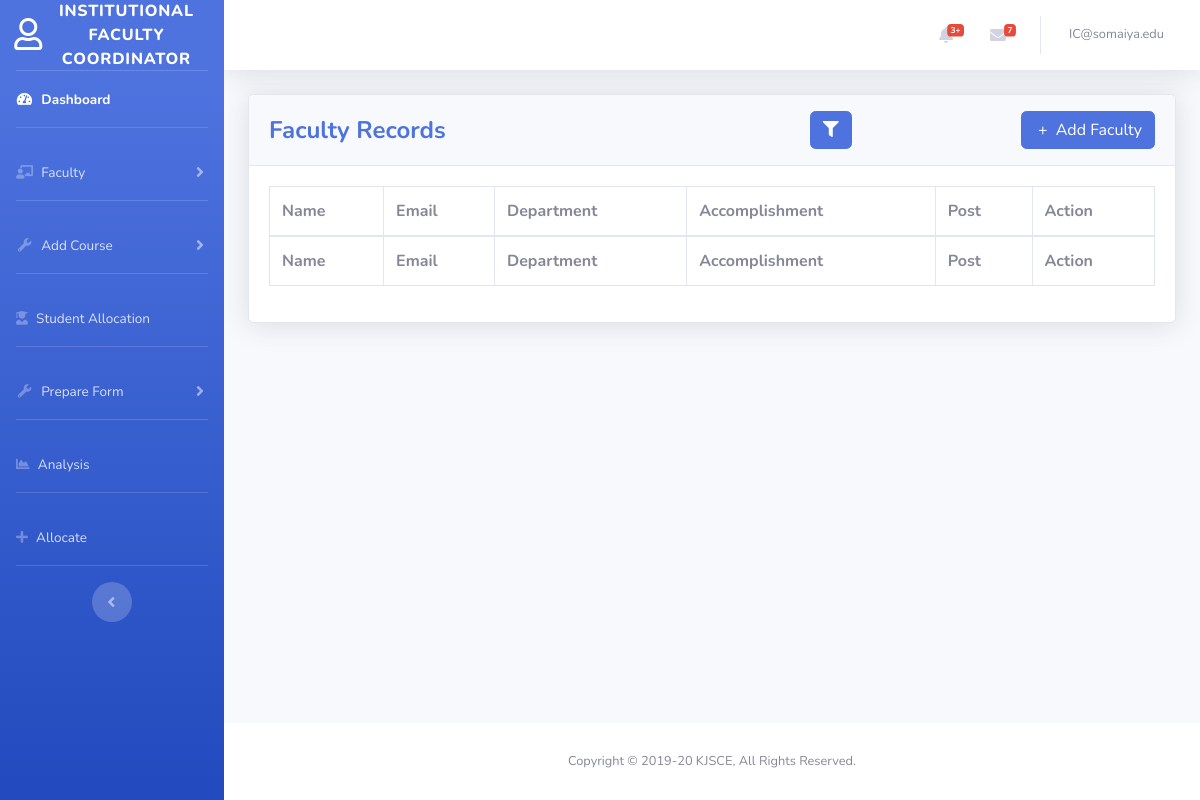
Page /institutional_coordinator/addfaculty.php (signed in) on the earlier database version.
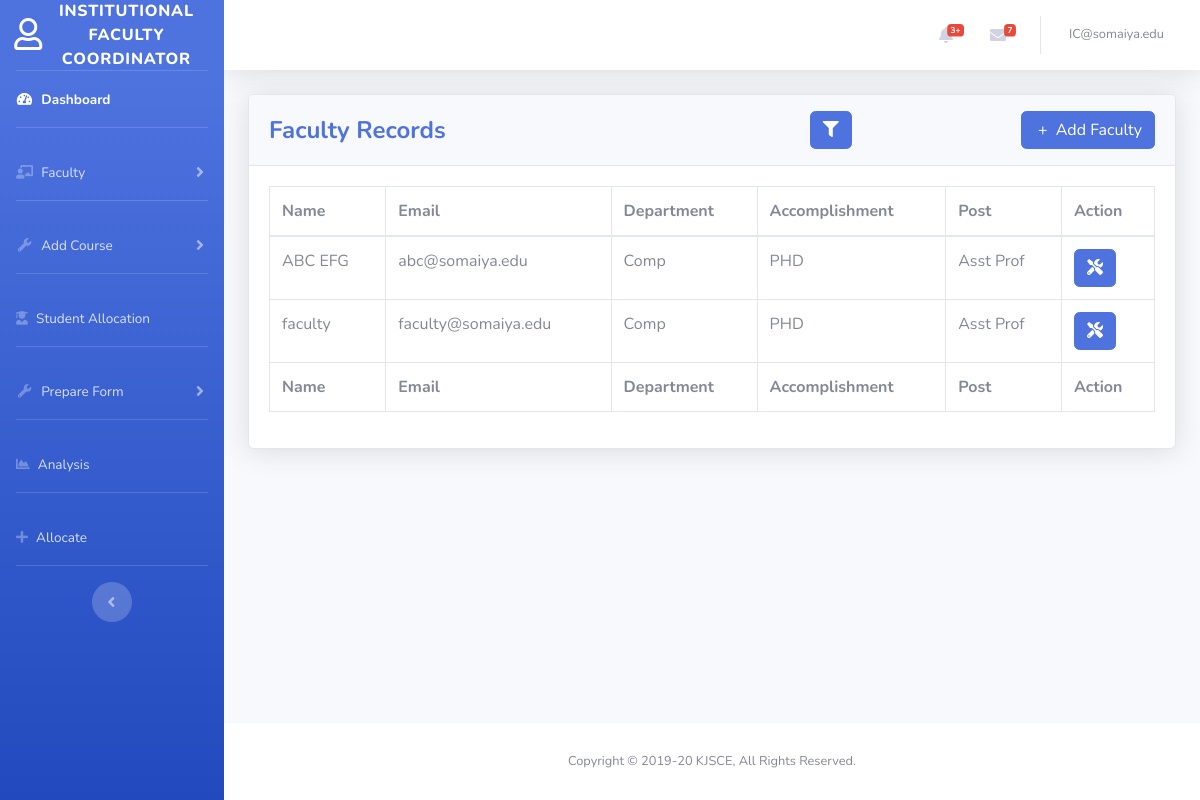
Same page on the later database version.
### tables this page shows
CREATE TABLE `faculty_certification` (
  `email_id` varchar(50) NOT NULL,
  `course_certified` varchar(50) NOT NULL
);

CREATE TABLE `faculty` (
  `email_id` varchar(50) NOT NULL,
  `fname` varchar(30) NOT NULL,
  `mname` varchar(30) NOT NULL,
  `lname` varchar(30) NOT NULL,
  `dept_id` int(11) NOT NULL,
  `post` varchar(30) NOT NULL,
  `username` varchar(20) NOT NULL
);

CREATE TABLE `department` (
  `dept_id` int(11) NOT NULL,
  `dept_name` varchar(50) NOT NULL
);

### institutional_coordinator/addfaculty.php (the view, shortened to what the changed rows need)
<?php
include('../includes/header.php');
?>
<div class="container-fluid">
    <div class="card shadow mb-4">
        <div class="card-body">
            <div class="table-responsive">
                <table class="table table-bordered" id="dataTable" width="100%" cellspacing="0">
                    <thead>
                        <tr>
                            <th>Name</th>
                            <th>Email</th>
                            <th>Department</th>
                            <th>Accomplishment</th>
                            <th>Post</th>
                            <th>Action</th>
                        </tr>
                    </thead>
                    <tfoot>
                        <tr>
                            <th>Name</th>
                            <th>Email</th>
                            <th>Department</th>
                            <th>Accomplishment</th>
                            <th>Post</th>
                            <th>Action</th>
                        </tr>
                    </tfoot>
                    <tbody>
                        <?php
                        include '../config.php';
                        if(isset($_SESSION['email']))
                        {
                            $sql="SELECT c.email_id,f.fname,f.lname,f.mname,d.dept_name,c.course_certified,f.post FROM ((`faculty_certification` as c inner JOIN `faculty` as f on c.email_id=f.email_id ) INNER JOIN `department` as d on f.dept_id = d.dept_id )";
                            $result = mysqli_query($conn, $sql);
                            $output='';
                            $sql1 = "SELECT dept_name FROM department";
                            $result1 = mysqli_query($conn, $sql1);
                            $count = 500;
                            while($row = mysqli_fetch_array($result))
                            {
                            $output.= '<tr>
                                <td>'.$row["fname"]." ".$row["mname"]." ".$row["lname"].'</td>
                                <td>'.$row["email_id"].'</td>
                                <td>'.$row["dept_name"].'</td>
                                <td>'.$row["course_certified"].'</td>
                                <td>'.$row["post"].'</td>
                                <td>
                                    <button type="button" class="btn btn-primary icon-btn" data-toggle="modal" data-target="#exampleModalCenter' . $count . '">
                                        <i class="fas fa-tools"></i>
                                    </button>
                                    <div class="modal fade" id="exampleModalCenter' . $count . '" tabindex="-1" role="dialog" aria-labelledby="exampleModalCenterTitle1" aria-hidden="true">
                                                            ' . $count . '' . $count . '
                                                            ' . $count . '' . $count . '
                                                        <div class="tab-pane fade show active" id="nav-delete' . $count . '" role="tabpanel" aria-labelledby="nav-delete-tab">
                                                                    <input type="hidden" name="email" value="' . $row['email_id'] . '">
                                                                    <input type="hidden" name="department" value="' . $row['dept_name'] . '">
                                                                    <input type="hidden" name="post" value="' . $row['post'] . '">
                                                        </div>
                                                        <div class="tab-pane fade" id="nav-update' . $count . '" role="tabpanel" aria-labelledby="nav-update-tab">
                                                                        <input type="text" class="form-control" id="name" name="name" placeholder="name" value="'.$row["fname"]." ".$row["mname"]." ".$row["lname"].'">
                                                                        <input type="email" class="form-control" id="emailid" name="email" placeholder="email@gmail.com" value="'.$row["email_id"].'">
                                                                        <select class="form-control" required name="dept">';
                                                                            while ($row1 = mysqli_fetch_assoc($result1)) {
                                                                                $output.= "<option>" . $row1['dept_name'] . "</option>";
                                                                            }
                                                                        $output.='</select>
                                                                        <input type="text" class="form-control" id="accomplishment" name="accomplishment" placeholder="accomplishment" value="'.$row["course_certified"].'">
                                                                        <input type="text" class="form-control" id="post" name="post" placeholder="post" value="'.$row["post"].'">
                                                        </div>
                                    </div>
                                </td>
                            </tr>';
                            $count++;
                            }
                            echo $output;
                        }
                        ?>
                    </tbody>
                </table>
            </div>
        </div>
    </div>
</div>
<?php include('../includes/footer.php');
include('../includes/scripts.php');
?>

Differences in the rows shown:
added faculty_certification: email.fname "ABC", email.mname "EFG", email "abc@somaiya.edu", department.dept_name "Comp", course_certified "PHD", email.post "Asst Prof"
added faculty_certification: email.fname "faculty", email "faculty@somaiya.edu", department.dept_name "Comp", course_certified "PHD", email.post "Asst Prof"
